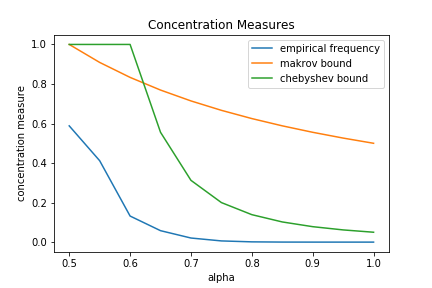

Write the Python code that produced this figure.
# -*- coding: utf-8 -*-
"""
Created on Tue Nov 26 10:12:47 2019

@author: Aashish Kumar pcr902
"""

import numpy as np
import matplotlib
import matplotlib.pyplot as plt
import random

eventOutcome = [0, 1]
empiricalFrequency = []
for i in range(1000000):
    count = 0
    for j in range(20):
        if(random.choice(eventOutcome)):
            count += 1
    count /= 20
    empiricalFrequency.append(count)
    
alpha = np.arange(0.5, 1.05, 0.05)
alpha_count = []
makrov_bound = []
chebshev_bound = []
empirical = np.asarray(empiricalFrequency)

for i in range(alpha.size):
    alpha_count.append(np.count_nonzero(empiricalFrequency >= alpha[i])/1000000.0)
    makrov_bound.append(0.5/alpha[i])
    if(alpha[i]!=0.5):
        cheb_bound = 0.0125/((alpha[i]-0.5)**2)
    else:
        cheb_bound = 1
    if(cheb_bound > 1.0):
        chebshev_bound.append(1.0)
    else:
        chebshev_bound.append(cheb_bound)
    

print(alpha)
    
fig, ax = plt.subplots()
ax.plot(alpha, alpha_count,label="empirical frequency")
ax.plot(alpha, makrov_bound, label="makrov bound")
ax.plot(alpha, chebshev_bound, label="chebyshev bound")
ax.legend(loc='upper right')

ax.set(xlabel='alpha', ylabel='concentration measure',
       title='Concentration Measures')

fig.savefig('Part2.png')

plt.show()